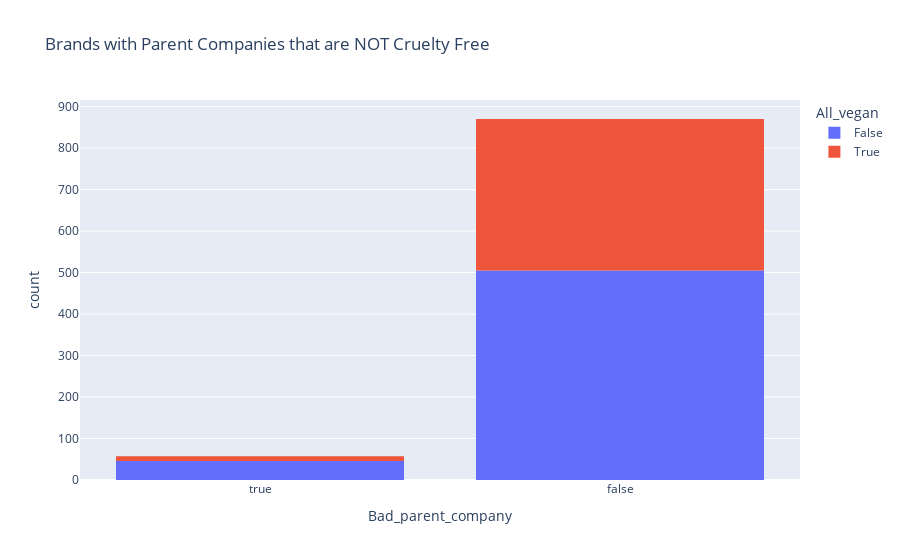

Notebook code for this chart:
### Code cell
fig = px.histogram(brand_df, x='Bad_parent_company', color='All_vegan', category_orders={'Bad_parent_company': [True, False]}, title='Brands with Parent Companies that are NOT Cruelty Free')
fig.show();

### Figure 1 — Plotly figure (JSON) as saved in the notebook; plotly's stock layout.template omitted (floating-point values rounded to 4 significant figures; data arrays with more than 128 entries replaced by an {"elided": "..."} marker saying what was removed)
{"data": [{"alignmentgroup": "True", "bingroup": "x", "hovertemplate": "All_vegan=False<br>Bad_parent_company=%{x}<br>count=%{y}<extra></extra>", "legendgroup": "False", "marker": {"color": "#636efa", "pattern": {"shape": ""}}, "name": "False", "offsetgroup": "False", "orientation": "v", "showlegend": true, "type": "histogram", "x": {"elided": "551 bool values"}, "xaxis": "x", "yaxis": "y"}, {"alignmentgroup": "True", "bingroup": "x", "hovertemplate": "All_vegan=True<br>Bad_parent_company=%{x}<br>count=%{y}<extra></extra>", "legendgroup": "True", "marker": {"color": "#EF553B", "pattern": {"shape": ""}}, "name": "True", "offsetgroup": "True", "orientation": "v", "showlegend": true, "type": "histogram", "x": {"elided": "376 bool values"}, "xaxis": "x", "yaxis": "y"}], "layout": {"barmode": "relative", "legend": {"title": {"text": "All_vegan"}, "tracegroupgap": 0}, "title": {"text": "Brands with Parent Companies that are NOT Cruelty Free"}, "xaxis": {"anchor": "y", "categoryarray": [true, false], "categoryorder": "array", "domain": [0, 1], "title": {"text": "Bad_parent_company"}}, "yaxis": {"anchor": "x", "domain": [0, 1], "title": {"text": "count"}}}}
